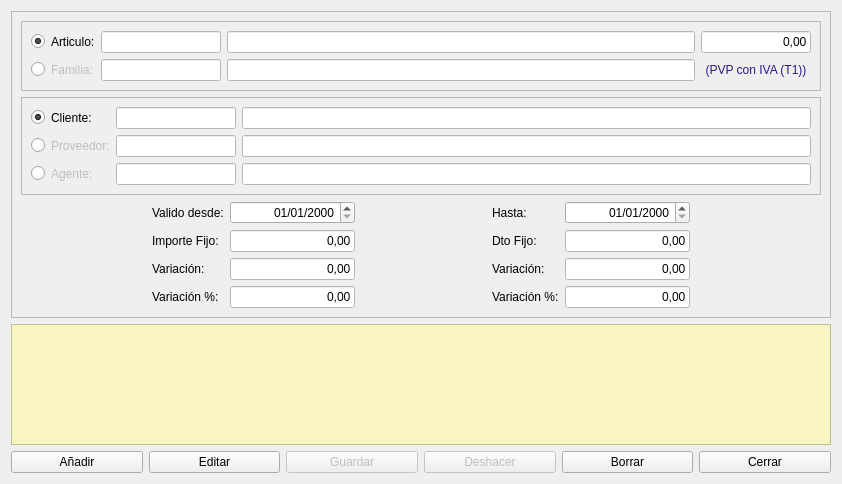
<?xml version="1.0" encoding="UTF-8"?>
<ui version="4.0">
 <class>FrmExcepciones</class>
 <widget class="QDialog" name="FrmExcepciones">
  <property name="geometry">
   <rect>
    <x>0</x>
    <y>0</y>
    <width>842</width>
    <height>484</height>
   </rect>
  </property>
  <property name="windowTitle">
   <string>Gestión de Excepciones</string>
  </property>
  <property name="windowIcon">
   <iconset resource="../maya.qrc">
    <normaloff>:/Icons/PNG/Neux.png</normaloff>:/Icons/PNG/Neux.png</iconset>
  </property>
  <layout class="QGridLayout" name="gridLayout_4">
   <item row="2" column="2">
    <widget class="QPushButton" name="btnGuardar">
     <property name="enabled">
      <bool>false</bool>
     </property>
     <property name="text">
      <string>Guardar</string>
     </property>
     <property name="icon">
      <iconset resource="../maya.qrc">
       <normaloff>:/Icons/PNG/Save.png</normaloff>:/Icons/PNG/Save.png</iconset>
     </property>
    </widget>
   </item>
   <item row="1" column="0" colspan="6">
    <widget class="QTableView" name="tabla">
     <property name="styleSheet">
      <string notr="true">alternate-background-color: rgb(255, 255, 255);
font: 8pt &quot;Sans&quot;;
background-color: rgb(248, 245, 194);</string>
     </property>
     <property name="alternatingRowColors">
      <bool>true</bool>
     </property>
     <property name="selectionMode">
      <enum>QAbstractItemView::SingleSelection</enum>
     </property>
     <property name="selectionBehavior">
      <enum>QAbstractItemView::SelectRows</enum>
     </property>
    </widget>
   </item>
   <item row="2" column="0">
    <widget class="QPushButton" name="btnAnadir">
     <property name="text">
      <string>Añadir</string>
     </property>
     <property name="icon">
      <iconset resource="../maya.qrc">
       <normaloff>:/Icons/PNG/add.png</normaloff>:/Icons/PNG/add.png</iconset>
     </property>
    </widget>
   </item>
   <item row="2" column="4">
    <widget class="QPushButton" name="btnBorrar">
     <property name="text">
      <string>Borrar</string>
     </property>
     <property name="icon">
      <iconset resource="../maya.qrc">
       <normaloff>:/Icons/PNG/Delete.png</normaloff>:/Icons/PNG/Delete.png</iconset>
     </property>
    </widget>
   </item>
   <item row="2" column="5">
    <widget class="QPushButton" name="btnCerrar">
     <property name="text">
      <string>Cerrar</string>
     </property>
     <property name="icon">
      <iconset resource="../maya.qrc">
       <normaloff>:/Icons/PNG/Exit.png</normaloff>:/Icons/PNG/Exit.png</iconset>
     </property>
    </widget>
   </item>
   <item row="0" column="0" colspan="6">
    <widget class="QFrame" name="frame">
     <property name="frameShape">
      <enum>QFrame::StyledPanel</enum>
     </property>
     <property name="frameShadow">
      <enum>QFrame::Raised</enum>
     </property>
     <layout class="QGridLayout" name="gridLayout_3">
      <item row="4" column="6">
       <spacer name="horizontalSpacer_3">
        <property name="orientation">
         <enum>Qt::Horizontal</enum>
        </property>
        <property name="sizeHint" stdset="0">
         <size>
          <width>93</width>
          <height>20</height>
         </size>
        </property>
       </spacer>
      </item>
      <item row="4" column="4">
       <widget class="QLabel" name="label_11">
        <property name="text">
         <string>Variación:</string>
        </property>
       </widget>
      </item>
      <item row="5" column="1">
       <widget class="QLabel" name="label_8">
        <property name="text">
         <string>Variación %:</string>
        </property>
       </widget>
      </item>
      <item row="5" column="2">
       <widget class="QLineEdit" name="txt_variacion_porc">
        <property name="styleSheet">
         <string notr="true">background-color: rgb(255, 255, 255);</string>
        </property>
        <property name="text">
         <string>0,00</string>
        </property>
        <property name="alignment">
         <set>Qt::AlignRight|Qt::AlignTrailing|Qt::AlignVCenter</set>
        </property>
       </widget>
      </item>
      <item row="3" column="2">
       <widget class="QLineEdit" name="txt_pvp_fijo">
        <property name="styleSheet">
         <string notr="true">background-color: rgb(255, 255, 255);</string>
        </property>
        <property name="text">
         <string>0,00</string>
        </property>
        <property name="alignment">
         <set>Qt::AlignRight|Qt::AlignTrailing|Qt::AlignVCenter</set>
        </property>
       </widget>
      </item>
      <item row="3" column="4">
       <widget class="QLabel" name="label_9">
        <property name="text">
         <string>Dto Fijo:</string>
        </property>
       </widget>
      </item>
      <item row="3" column="5">
       <widget class="QLineEdit" name="txt_dto_fijo">
        <property name="styleSheet">
         <string notr="true">background-color: rgb(255, 255, 255);</string>
        </property>
        <property name="text">
         <string>0,00</string>
        </property>
        <property name="alignment">
         <set>Qt::AlignRight|Qt::AlignTrailing|Qt::AlignVCenter</set>
        </property>
       </widget>
      </item>
      <item row="4" column="0">
       <spacer name="horizontalSpacer">
        <property name="orientation">
         <enum>Qt::Horizontal</enum>
        </property>
        <property name="sizeHint" stdset="0">
         <size>
          <width>93</width>
          <height>20</height>
         </size>
        </property>
       </spacer>
      </item>
      <item row="1" column="0" colspan="7">
       <widget class="QFrame" name="frame_3">
        <property name="frameShape">
         <enum>QFrame::StyledPanel</enum>
        </property>
        <property name="frameShadow">
         <enum>QFrame::Raised</enum>
        </property>
        <layout class="QGridLayout" name="gridLayout_2">
         <item row="0" column="1">
          <widget class="QLabel" name="label_2">
           <property name="text">
            <string>Cliente:</string>
           </property>
          </widget>
         </item>
         <item row="0" column="2">
          <widget class="QLineEdit" name="txt_codigo_cliente">
           <property name="maximumSize">
            <size>
             <width>120</width>
             <height>16777215</height>
            </size>
           </property>
           <property name="styleSheet">
            <string notr="true">background-color: rgb(255, 255, 255);</string>
           </property>
          </widget>
         </item>
         <item row="0" column="3">
          <widget class="QLineEdit" name="txt_nombre_cliente">
           <property name="styleSheet">
            <string notr="true">background-color: rgb(255, 255, 255);</string>
           </property>
          </widget>
         </item>
         <item row="1" column="1">
          <widget class="QLabel" name="label_3">
           <property name="enabled">
            <bool>false</bool>
           </property>
           <property name="text">
            <string>Proveedor:</string>
           </property>
          </widget>
         </item>
         <item row="1" column="2">
          <widget class="QLineEdit" name="txt_codigo_proveedor">
           <property name="enabled">
            <bool>false</bool>
           </property>
           <property name="maximumSize">
            <size>
             <width>120</width>
             <height>16777215</height>
            </size>
           </property>
           <property name="styleSheet">
            <string notr="true">background-color: rgb(255, 255, 255);</string>
           </property>
          </widget>
         </item>
         <item row="1" column="3">
          <widget class="QLineEdit" name="txt_nombre_proveedor">
           <property name="enabled">
            <bool>false</bool>
           </property>
           <property name="styleSheet">
            <string notr="true">background-color: rgb(255, 255, 255);</string>
           </property>
          </widget>
         </item>
         <item row="2" column="1">
          <widget class="QLabel" name="label_4">
           <property name="enabled">
            <bool>false</bool>
           </property>
           <property name="text">
            <string>Agente:</string>
           </property>
          </widget>
         </item>
         <item row="2" column="2">
          <widget class="QLineEdit" name="txt_codigo_agente">
           <property name="enabled">
            <bool>false</bool>
           </property>
           <property name="maximumSize">
            <size>
             <width>120</width>
             <height>16777215</height>
            </size>
           </property>
           <property name="styleSheet">
            <string notr="true">background-color: rgb(255, 255, 255);</string>
           </property>
          </widget>
         </item>
         <item row="2" column="3">
          <widget class="QLineEdit" name="txt_nombre_agente">
           <property name="enabled">
            <bool>false</bool>
           </property>
           <property name="styleSheet">
            <string notr="true">background-color: rgb(255, 255, 255);</string>
           </property>
          </widget>
         </item>
         <item row="0" column="0">
          <widget class="QRadioButton" name="radCliente">
           <property name="text">
            <string/>
           </property>
           <property name="checked">
            <bool>true</bool>
           </property>
          </widget>
         </item>
         <item row="1" column="0">
          <widget class="QRadioButton" name="radProveedor">
           <property name="text">
            <string/>
           </property>
          </widget>
         </item>
         <item row="2" column="0">
          <widget class="QRadioButton" name="radAgente">
           <property name="text">
            <string/>
           </property>
          </widget>
         </item>
        </layout>
       </widget>
      </item>
      <item row="5" column="4">
       <widget class="QLabel" name="label_10">
        <property name="text">
         <string>Variación %:</string>
        </property>
       </widget>
      </item>
      <item row="5" column="5">
       <widget class="QLineEdit" name="txt_variacion_porc_dto">
        <property name="styleSheet">
         <string notr="true">background-color: rgb(255, 255, 255);</string>
        </property>
        <property name="text">
         <string>0,00</string>
        </property>
        <property name="alignment">
         <set>Qt::AlignRight|Qt::AlignTrailing|Qt::AlignVCenter</set>
        </property>
       </widget>
      </item>
      <item row="4" column="5">
       <widget class="QLineEdit" name="txt_variacion_dto">
        <property name="styleSheet">
         <string notr="true">background-color: rgb(255, 255, 255);</string>
        </property>
        <property name="text">
         <string>0,00</string>
        </property>
        <property name="alignment">
         <set>Qt::AlignRight|Qt::AlignTrailing|Qt::AlignVCenter</set>
        </property>
       </widget>
      </item>
      <item row="0" column="0" colspan="7">
       <widget class="QFrame" name="frame_2">
        <property name="frameShape">
         <enum>QFrame::StyledPanel</enum>
        </property>
        <property name="frameShadow">
         <enum>QFrame::Raised</enum>
        </property>
        <layout class="QGridLayout" name="gridLayout">
         <item row="2" column="0">
          <widget class="QRadioButton" name="radFamilia">
           <property name="text">
            <string/>
           </property>
          </widget>
         </item>
         <item row="1" column="1">
          <widget class="QLabel" name="label">
           <property name="text">
            <string>Articulo:</string>
           </property>
          </widget>
         </item>
         <item row="1" column="4">
          <widget class="QLineEdit" name="txtPVP">
           <property name="maximumSize">
            <size>
             <width>110</width>
             <height>16777215</height>
            </size>
           </property>
           <property name="styleSheet">
            <string notr="true">background-color: rgb(255, 255, 255);</string>
           </property>
           <property name="text">
            <string>0,00</string>
           </property>
           <property name="alignment">
            <set>Qt::AlignRight|Qt::AlignTrailing|Qt::AlignVCenter</set>
           </property>
          </widget>
         </item>
         <item row="2" column="4">
          <widget class="QLabel" name="label_12">
           <property name="styleSheet">
            <string notr="true">color: rgb(43, 24, 141);</string>
           </property>
           <property name="text">
            <string>(PVP con IVA (T1))</string>
           </property>
           <property name="alignment">
            <set>Qt::AlignCenter</set>
           </property>
          </widget>
         </item>
         <item row="2" column="3">
          <widget class="QLineEdit" name="txtDescFamilia">
           <property name="enabled">
            <bool>false</bool>
           </property>
           <property name="styleSheet">
            <string notr="true">background-color: rgb(255, 255, 255);</string>
           </property>
          </widget>
         </item>
         <item row="1" column="0">
          <widget class="QRadioButton" name="radArticulo">
           <property name="text">
            <string/>
           </property>
           <property name="checked">
            <bool>true</bool>
           </property>
          </widget>
         </item>
         <item row="1" column="3">
          <widget class="QLineEdit" name="txt_descripcion_articulo">
           <property name="styleSheet">
            <string notr="true">background-color: rgb(255, 255, 255);</string>
           </property>
          </widget>
         </item>
         <item row="2" column="2">
          <widget class="QLineEdit" name="txt_codigo_familia">
           <property name="enabled">
            <bool>false</bool>
           </property>
           <property name="maximumSize">
            <size>
             <width>120</width>
             <height>16777215</height>
            </size>
           </property>
           <property name="styleSheet">
            <string notr="true">background-color: rgb(255, 255, 255);</string>
           </property>
          </widget>
         </item>
         <item row="2" column="1">
          <widget class="QLabel" name="label_5">
           <property name="enabled">
            <bool>false</bool>
           </property>
           <property name="text">
            <string>Familia:</string>
           </property>
          </widget>
         </item>
         <item row="1" column="2">
          <widget class="QLineEdit" name="txt_codigo_articulo">
           <property name="maximumSize">
            <size>
             <width>120</width>
             <height>16777215</height>
            </size>
           </property>
           <property name="styleSheet">
            <string notr="true">background-color: rgb(255, 255, 255);</string>
           </property>
          </widget>
         </item>
        </layout>
       </widget>
      </item>
      <item row="3" column="1">
       <widget class="QLabel" name="label_6">
        <property name="text">
         <string>Importe Fijo:</string>
        </property>
       </widget>
      </item>
      <item row="4" column="1">
       <widget class="QLabel" name="label_7">
        <property name="text">
         <string>Variación:</string>
        </property>
       </widget>
      </item>
      <item row="4" column="2">
       <widget class="QLineEdit" name="txt_variacion_pvp">
        <property name="styleSheet">
         <string notr="true">background-color: rgb(255, 255, 255);</string>
        </property>
        <property name="text">
         <string>0,00</string>
        </property>
        <property name="alignment">
         <set>Qt::AlignRight|Qt::AlignTrailing|Qt::AlignVCenter</set>
        </property>
       </widget>
      </item>
      <item row="4" column="3">
       <spacer name="horizontalSpacer_2">
        <property name="orientation">
         <enum>Qt::Horizontal</enum>
        </property>
        <property name="sizeHint" stdset="0">
         <size>
          <width>93</width>
          <height>20</height>
         </size>
        </property>
       </spacer>
      </item>
      <item row="2" column="1">
       <widget class="QLabel" name="label_13">
        <property name="text">
         <string>Valido desde:</string>
        </property>
       </widget>
      </item>
      <item row="2" column="2">
       <widget class="QDateEdit" name="txtDesde">
        <property name="alignment">
         <set>Qt::AlignRight|Qt::AlignTrailing|Qt::AlignVCenter</set>
        </property>
        <property name="displayFormat">
         <string>dd/MM/yyyy</string>
        </property>
       </widget>
      </item>
      <item row="2" column="4">
       <widget class="QLabel" name="label_14">
        <property name="text">
         <string>Hasta:</string>
        </property>
       </widget>
      </item>
      <item row="2" column="5">
       <widget class="QDateEdit" name="txtHasta">
        <property name="alignment">
         <set>Qt::AlignRight|Qt::AlignTrailing|Qt::AlignVCenter</set>
        </property>
        <property name="displayFormat">
         <string>dd/MM/yyyy</string>
        </property>
       </widget>
      </item>
     </layout>
    </widget>
   </item>
   <item row="2" column="1">
    <widget class="QPushButton" name="btnEditar">
     <property name="text">
      <string>Editar</string>
     </property>
     <property name="icon">
      <iconset resource="../maya.qrc">
       <normaloff>:/Icons/PNG/edit.png</normaloff>:/Icons/PNG/edit.png</iconset>
     </property>
    </widget>
   </item>
   <item row="2" column="3">
    <widget class="QPushButton" name="btnDeshacer">
     <property name="enabled">
      <bool>false</bool>
     </property>
     <property name="text">
      <string>Deshacer</string>
     </property>
     <property name="icon">
      <iconset resource="../maya.qrc">
       <normaloff>:/Icons/PNG/undo.png</normaloff>:/Icons/PNG/undo.png</iconset>
     </property>
    </widget>
   </item>
  </layout>
 </widget>
 <tabstops>
  <tabstop>radArticulo</tabstop>
  <tabstop>txt_codigo_articulo</tabstop>
  <tabstop>txt_descripcion_articulo</tabstop>
  <tabstop>txtPVP</tabstop>
  <tabstop>radFamilia</tabstop>
  <tabstop>txt_codigo_familia</tabstop>
  <tabstop>txtDescFamilia</tabstop>
  <tabstop>radCliente</tabstop>
  <tabstop>txt_codigo_cliente</tabstop>
  <tabstop>txt_nombre_cliente</tabstop>
  <tabstop>radProveedor</tabstop>
  <tabstop>txt_codigo_proveedor</tabstop>
  <tabstop>txt_nombre_proveedor</tabstop>
  <tabstop>radAgente</tabstop>
  <tabstop>txt_codigo_agente</tabstop>
  <tabstop>txt_nombre_agente</tabstop>
  <tabstop>txtDesde</tabstop>
  <tabstop>txtHasta</tabstop>
  <tabstop>txt_pvp_fijo</tabstop>
  <tabstop>txt_variacion_pvp</tabstop>
  <tabstop>txt_variacion_porc</tabstop>
  <tabstop>txt_dto_fijo</tabstop>
  <tabstop>txt_variacion_dto</tabstop>
  <tabstop>txt_variacion_porc_dto</tabstop>
  <tabstop>tabla</tabstop>
  <tabstop>btnAnadir</tabstop>
  <tabstop>btnEditar</tabstop>
  <tabstop>btnGuardar</tabstop>
  <tabstop>btnDeshacer</tabstop>
  <tabstop>btnBorrar</tabstop>
  <tabstop>btnCerrar</tabstop>
 </tabstops>
 <resources>
  <include location="../maya.qrc"/>
 </resources>
 <connections>
  <connection>
   <sender>btnCerrar</sender>
   <signal>clicked()</signal>
   <receiver>FrmExcepciones</receiver>
   <slot>close()</slot>
   <hints>
    <hint type="sourcelabel">
     <x>682</x>
     <y>461</y>
    </hint>
    <hint type="destinationlabel">
     <x>765</x>
     <y>412</y>
    </hint>
   </hints>
  </connection>
 </connections>
</ui>
